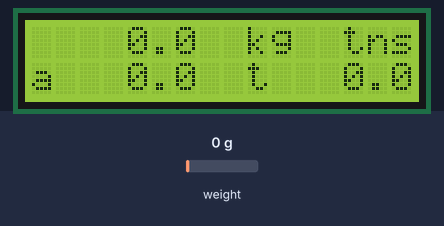
Simulated run of this program. Board: Arduino Uno, built with avr-gcc and run on an emulated ATmega328P. On the bench: 16×2 character LCD. The test bench sets the inputs (shaded band); at power-on: weight on the scale 0 g. What the program prints to the serial monitor is not drawn.

Above: at 3.4 s.
3.5 s: weight on the scale set to 1250 g
At 4.71 s:
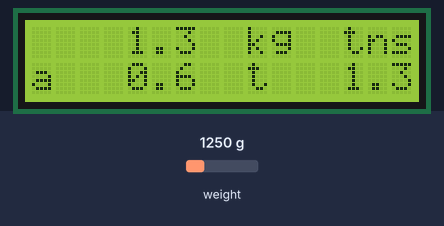
5.1 s: weight on the scale set to 3750 g
At 5.8 s:
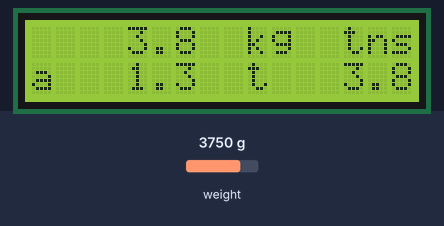
6.6 s: weight on the scale set to 2500 g
At 9.8 s:
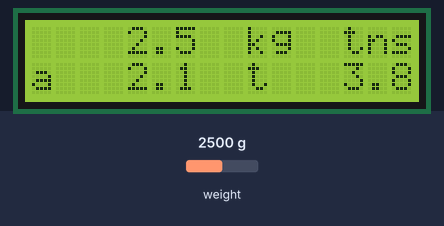
Timing chart, 0 to 11.3 s (numbered marks = the images above; inputs shaded):
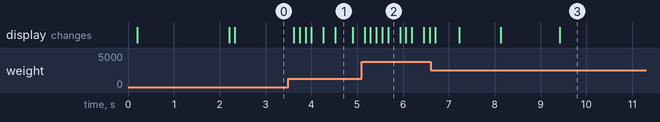

The program:

main.cpp
```cpp
/*
Connect LCD1602 module to Arduino Uno board as following:

I2C -> LCD1602	Arduino Uno board
GND ->	c
VCC ->	5V
SDA ->	A4 /pin 20 mega2560
SCL ->	A5 /pin 21 mega2560

Setup your scale and start the sketch WITHOUT a weight on the scale
Once readings are displayed place the weight on the scale
Press +/- or a/z to adjust the calibration_factor until the output readings match the known weight
Arduino pin 6   -> HX711 CLK
Arduino pin 5   -> HX711 DOUT
Arduino pin 5V  -> HX711 VCC
Arduino pin GND -> HX711 GND
*/

#include <Arduino.h>
#include <Wire.h>
#include <LiquidCrystal_I2C.h>
#include <HX711.h>
#include <utils.h>
#include <config.h>

HX711 scale;

float calibration_factor = 33; // this calibration factor is adjusted according to my load cell

LiquidCrystal_I2C lcd(0x27, 16, 2); // set the LCD address to 0x27, if new version please use 0x3F instead.

// A buffer for about 5 seconds measurements
// Note: The Load Cell has a sampling rate of 80 hz
// Tip: Don't set this to high as the processor has very limited RAM
const long measurementBufferSize = 200;
float measurementBuffer[measurementBufferSize];
// The index of the measurements
long measurementIndex = 0;

// Flag to indicate if the buffer has been filled at least once
bool bufferFull = false;

void setup()
{
  Serial.begin(SERIAL_BAUD);

  lcd.init();      // initialize the lcd
  lcd.backlight(); // open the backlight

  delay(100);
  Serial.println("Displaying information on LCD");

  // Display the calibration message on the LCD display
  lcd.setCursor(0, 0);
  lcd.print("Calibration...");
  lcd.setCursor(0, 1);
  lcd.print("Do not load!");

  // Show the calibration message on the serial output
  Serial.println("HX711 calibration sketch");
  Serial.println("Remove all weight from scale");
  Serial.println("After readings begin, place known weight on scale");
  Serial.println("Press + or a to increase calibration factor");
  Serial.println("Press - or z to decrease calibration factor");

  // Begin the scale calibration
  scale.begin(5, 6);
  scale.set_scale();
  scale.tare();                            // Reset the scale to 0
  long zero_factor = scale.read_average(); // Get a baseline reading
  Serial.print("Zero factor: ");           // This can be used to remove the need to tare the scale. Useful in permanent scale projects.
  Serial.println(zero_factor);

  // Clear the LCD display after the calibration
  lcd.clear();

  // Initialize the measurements buffer with zeros
  for (long i = 0; i < measurementBufferSize; i++)
  {
    measurementBuffer[i] = 0.0;
  }
}

void loop()
{

  scale.set_scale(calibration_factor); // Adjust to this calibration factor

  // Get the scale readings in gram and convert to kg
  float measurement = scale.get_units() / 1000;
  // We normalize between [-999.9,999.9] to avoid measurements outside of the display range
  // The display output should have a max of 3 chars before the decimal point and one after
  // Note: The normalization is also in the max contraints of the load cell of about [-200.0,200.0]
  if (measurement > 999.9)
    measurement = 999.9;
  else if (measurement < -999.9)
  {
    measurement = -999.9;
  }

  // Output the measurement on the serial output
  Serial.print("Reading: ");
  Serial.print(measurement);
  Serial.print(" kg");
  Serial.print(" calibration_factor: ");
  Serial.print(calibration_factor);
  Serial.println();

  // Set the measurement in the buffer
  if (measurementIndex >= measurementBufferSize)
  {
    // Keep the measurement index in bounds
    measurementIndex = 0;
  }
  measurementBuffer[measurementIndex] = measurement;

  // Update the measurement index at the end of each loop
  measurementIndex++;

  // Check if the buffer has just become full
  if (measurementIndex >= measurementBufferSize)
  {
    measurementIndex = 0; // Wrap around to the beginning
    bufferFull = true;    // Mark buffer as full
  }

  // Determine the number of valid measurements to use for calculation
  long numValidMeasurements;
  if (bufferFull)
  {
    numValidMeasurements = measurementBufferSize;
  }
  else
  {
    numValidMeasurements = measurementIndex; // Use current index as count if not full
  }

  // Calculate the max and averages
  float avgMeasurement = calcAvg(measurementBuffer, numValidMeasurements);
  float maxMeasurement = calcMax(measurementBuffer, numValidMeasurements);
  float minMeasurement = calcMin(measurementBuffer, numValidMeasurements);

  String measurementString = formatFloat(measurement);
  String avgMeasurementString = formatFloat(avgMeasurement);

  // Display the average and top labels
  lcd.setCursor(0, 1);
  lcd.print("a");
  lcd.setCursor(9, 1);
  lcd.print("t");

  // Display the kg label
  lcd.setCursor(9, 0);
  lcd.print("kg");

  // Display the measurements and calculation on the screen
  lcd.setCursor(2, 0);
  lcd.print(measurementString.c_str());
  lcd.setCursor(2, 1);
  lcd.print(avgMeasurementString);

  if (measurement < 0)
  {
    lcd.setCursor(13, 0);
    const char *description = "cmp";
    lcd.print(description);
    lcd.setCursor(11, 1);
    String minMeasurementString = formatFloat(minMeasurement);
    lcd.print(minMeasurementString);
  }
  else
  {
    lcd.setCursor(13, 0);
    const char *description = "tns";
    lcd.print(description);
    lcd.setCursor(11, 1);
    String maxMeasurementString = formatFloat(maxMeasurement);
    lcd.print(maxMeasurementString);
  }

  // Adjust the calibration factor based on the serial input
  if (Serial.available())
  {
    char temp = Serial.read();
    if (temp == '+' || temp == 'a')
      calibration_factor += 1;
    else if (temp == '-' || temp == 'z')
      calibration_factor -= 1;
  }
}
```

Measured:
- after the input at 3.5 s, the display: first changes after 0.12 s (image 1 shows a later state)
